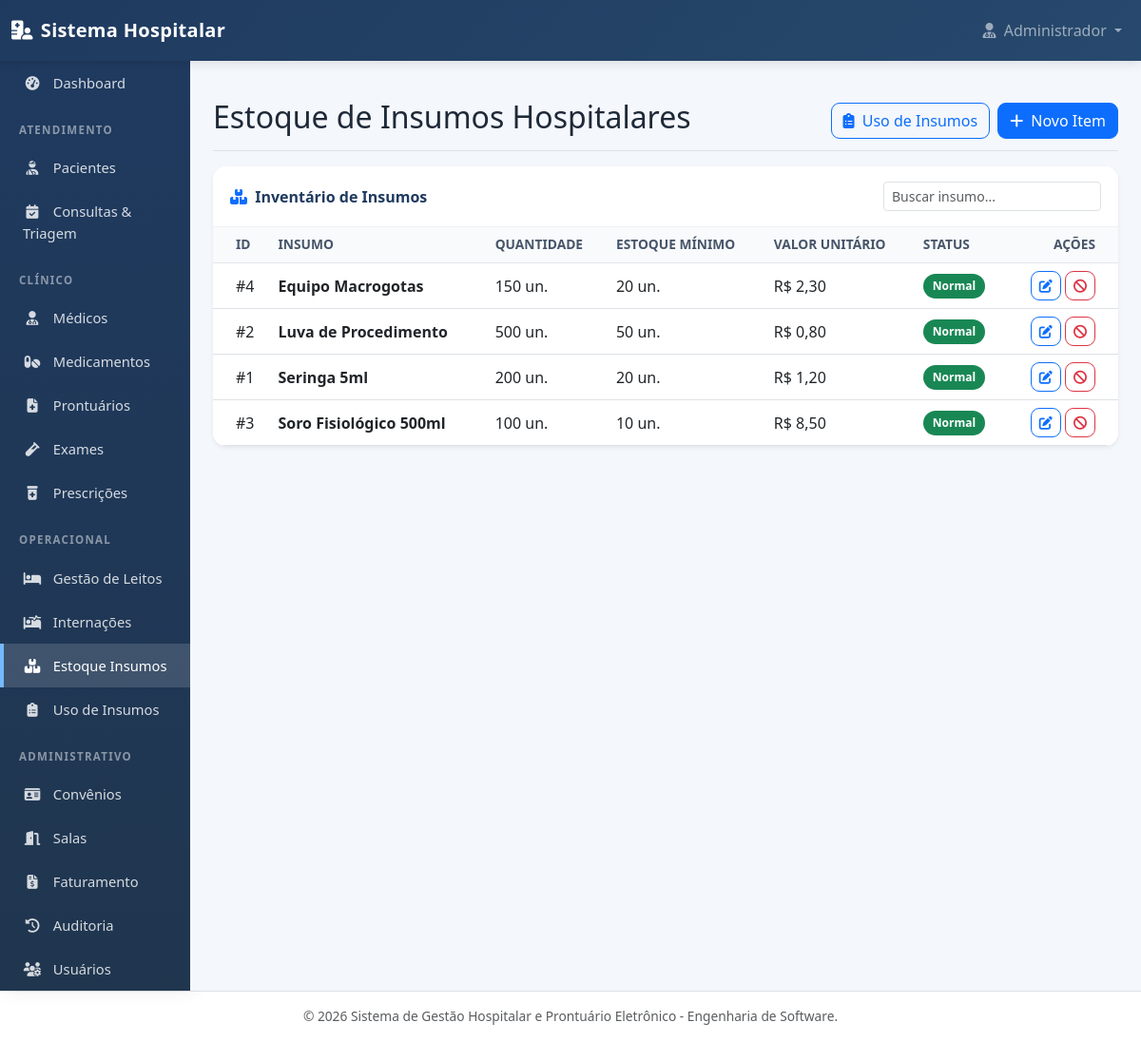
/estoque.php (signed in), run on the app's committed database.
### tables this page shows
CREATE TABLE insumos (
    id_insumo INT AUTO_INCREMENT PRIMARY KEY,
    nome_insumo VARCHAR(120) NOT NULL,
    quantidade_estoque INT NOT NULL DEFAULT 0,
    valor_unitario DECIMAL(10,2) NOT NULL DEFAULT 0.00,
    estoque_minimo INT NOT NULL DEFAULT 5
);

### model/Insumo.php (called while the page is built, shortened)
<?php
class Insumo {
    private $conn;
    public function __construct($db = null) {
        $this->conn = $db;
    }
    private function executarDAO($metodo, $argumentos = []) {
        $daoPath = __DIR__ . '/../dao/InsumoDAO.php';
        $dao = new InsumoDAO($this->conn);
        return call_user_func_array([$dao, $metodo], $argumentos);
    }
    public function read(...$argumentos) {
        return $this->executarDAO('read', $argumentos);
    }
}
?>

### dao/InsumoDAO.php (called while the page is built, shortened)
<?php
class InsumoDAO {
    private $conn;
    private $table_name = "insumos";
    public function __construct($db) {
        $this->conn = $db;
    }
    public function read() {
        try {
            $query = "SELECT *
                    FROM " . $this->table_name . "
                    ORDER BY nome_insumo ASC";
            $stmt = $this->conn->prepare($query);
            $stmt->execute();
            return $stmt;
        } catch (PDOException $e) {
            return null;
        }
    }
    public function countBaixoEstoque() {
        try {
            $query = "SELECT COUNT(*) AS total
                    FROM " . $this->table_name . "
                    WHERE quantidade_estoque <= estoque_minimo";
            $stmt = $this->conn->prepare($query);
            $stmt->execute();
            $row = $stmt->fetch(PDO::FETCH_ASSOC);
            return $row['total'] ?? 0;
        } catch (PDOException $e) {
            return 0;
        }
    }
}
?>

### estoque.php (the view, shortened to what this page needs)
<?php
require_once __DIR__ . '/model/Insumo.php';
require_once __DIR__ . '/views/header.php';
try {
    if (method_exists('Database', 'getInstance')) {
        $database = Database::getInstance();
    } else {
        $database = new Database();
    }
    $db = $database->getConnection();
    $insumoModel = new Insumo($db);
    $stmt = $insumoModel->read();
    $num = ($stmt) ? $stmt->rowCount() : 0;
} catch (Throwable $e) {
    $erroInsumo = $e->getMessage();
    $stmt = false;
    $num = 0;
    $totalBaixoEstoque = 0;
}
?>
<div class="d-flex justify-content-between flex-wrap flex-md-nowrap align-items-center pt-3 pb-2 mb-3 border-bottom">
    <h1 class="h2">Estoque de Insumos Hospitalares</h1>
    <div class="btn-toolbar mb-2 mb-md-0">
        <a href="uso_insumos.php" class="btn btn-outline-primary me-2">
            <i class="fas fa-clipboard-list me-1"></i> Uso de Insumos
        </a>
        <button type="button" class="btn btn-primary" data-bs-toggle="modal" data-bs-target="#modalNovoItem">
            <i class="fas fa-plus me-1"></i> Novo Item
        </button>
    </div>
</div>
<div class="card shadow-sm border-0">
    <div class="card-header bg-white d-flex justify-content-between align-items-center">
        <span>
            <i class="fas fa-boxes me-1 text-primary"></i>
            Inventário de Insumos
        </span>
        <input
            type="text"
            class="form-control form-control-sm w-25"
            id="buscaInsumo"
            placeholder="Buscar insumo..."
            onkeyup="filtrarInsumos()"
        >
    </div>
    <div class="card-body p-0">
        <div class="table-responsive">
            <table class="table table-hover align-middle mb-0" id="tabelaInsumos">
                <thead class="table-light">
                    <tr>
                        <th class="ps-4">ID</th>
                        <th>Insumo</th>
                        <th>Quantidade</th>
                        <th>Estoque Mínimo</th>
                        <th>Valor Unitário</th>
                        <th>Status</th>
                        <th class="text-end pe-4">Ações</th>
                    </tr>
                </thead>
                <tbody>
                    <?php if ($num > 0): ?>
                        <?php while ($row = $stmt->fetch(PDO::FETCH_ASSOC)): ?>
                            <?php
                                $idInsumo = $row['id_insumo'] ?? '';
                                $nomeInsumo = $row['nome_insumo'] ?? '';
                                $quantidadeEstoque = (int)($row['quantidade_estoque'] ?? 0);
                                $valorUnitario = $row['valor_unitario'] ?? 0;
                                $estoqueMinimo = (int)($row['estoque_minimo'] ?? 5);
                                $baixoEstoque = $quantidadeEstoque <= $estoqueMinimo;
                            ?>
                            <tr class="<?php echo $baixoEstoque ? 'table-warning' : ''; ?>">
                                <td class="ps-4">
                                    #<?php echo htmlspecialchars($idInsumo); ?>
                                </td>
                                <td>
                                    <strong><?php echo htmlspecialchars($nomeInsumo); ?></strong>
                                </td>
                                <td>
                                    <?php echo htmlspecialchars($quantidadeEstoque); ?> un.
                                </td>
                                <td>
                                    <?php echo htmlspecialchars($estoqueMinimo); ?> un.
                                </td>
                                <td>
                                    R$ <?php echo number_format((float) $valorUnitario, 2, ',', '.'); ?>
                                </td>
                                <td>
                                    <?php if ($quantidadeEstoque <= 0): ?>
                                        <span class="badge bg-danger">Zerado</span>
                                    <?php elseif ($baixoEstoque): ?>
                                        <span class="badge bg-warning text-dark">Estoque baixo</span>
                                    <?php else: ?>
                                        <span class="badge bg-success">Normal</span>
                                    <?php endif; ?>
                                </td>
                                <td class="text-end pe-4">
                                    <button
                                        class="btn btn-sm btn-outline-primary"
                                        onclick="abrirEdicao(
                                            '<?php echo htmlspecialchars($idInsumo); ?>',
                                            '<?php echo htmlspecialchars(addslashes($nomeInsumo)); ?>',
                                            '<?php echo htmlspecialchars($quantidadeEstoque); ?>',
                                            '<?php echo htmlspecialchars($valorUnitario); ?>',
                                            '<?php echo htmlspecialchars($estoqueMinimo); ?>'
                                        )"
                                        title="Editar insumo"
                                    >
                                        <i class="fas fa-edit"></i>
                                    </button>
                                    <a
                                        href="processar_insumos.php?acao=zerar_insumo&id=<?php echo urlencode($idInsumo); ?>"
                                        class="btn btn-sm btn-outline-danger"
                                        onclick="return confirm('Deseja zerar o estoque deste insumo? O histórico será preservado.')"
                                        title="Zerar estoque"
                                    >
                                        <i class="fas fa-ban"></i>
                                    </a>
                                </td>
                            </tr>
                        <?php endwhile; ?>
                    <?php endif; ?>
                </tbody>
            </table>
        </div>
    </div>
</div>
<?php require_once __DIR__ . '/views/footer.php'; ?>

### views/header.php (style rules this page uses)
:root { --primary-color: #1f3a5f; --secondary-color: #27496d; --accent-color: #0d6efd; --bg-light: #f4f7fb; --text-dark: #1f2937; }
* { box-sizing: border-box; }
body { background-color: var(--bg-light); font-family: 'Segoe UI', Tahoma, Geneva, Verdana, sans-serif; color: var(--text-dark); }
h1, h2, h3, h4, h5 { color: #111827; font-weight: 700; }
.card { border: none; border-radius: 14px; box-shadow: 0 8px 22px rgba(15, 23, 42, 0.06); margin-bottom: 22px; overflow: hidden; }
.card-header { background-color: #ffffff; border-bottom: 1px solid rgba(0,0,0,0.06); font-weight: 700; color: var(--primary-color); padding: 16px 18px; }
.btn { border-radius: 9px; font-weight: 500; }
.table { background-color: #ffffff; }
.table thead th { font-size: 0.86rem; text-transform: uppercase; color: #475569; background-color: #f8fafc; border-bottom: 1px solid #e5e7eb; }
.badge { padding: 7px 10px; border-radius: 999px; }

### data on the page
insumos: id_insumo "4", nome_insumo "Equipo Macrogotas", quantidade_estoque "150", estoque_minimo "20", valor_unitario "2,30", shows "Normal"
insumos: id_insumo "2", nome_insumo "Luva de Procedimento", quantidade_estoque "500", estoque_minimo "50", valor_unitario "0,80", shows "Normal"
insumos: id_insumo "1", nome_insumo "Seringa 5ml", quantidade_estoque "200", estoque_minimo "20", valor_unitario "1,20", shows "Normal"
insumos: id_insumo "3", nome_insumo "Soro Fisiológico 500ml", quantidade_estoque "100", estoque_minimo "10", valor_unitario "8,50", shows "Normal"

### other printed values
$_SESSION['nome_usuario'] "Administrador"
